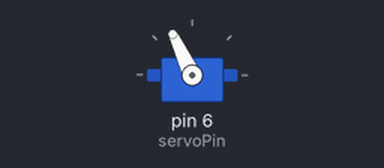
Recording of a sketch running on a simulated Arduino Uno, built with avr-gcc and run on an emulated ATmega328P. Parts: servo.

Above: at 0.05 s.
At 3.2 s:
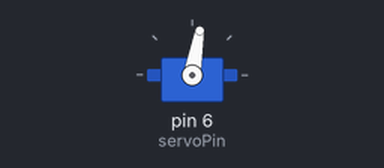
Timing chart, 0 to 7.8 s (numbered marks = the images above):
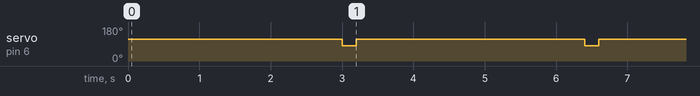

Measured:
- by itself, servo on pin 6 (servoPin): alternates 115° for 3.2 s and 80° for 0.20 s

The sketch:

LCBB_Talking-Skull_2_servo-skull-test.ino
```cpp
/***************************************************
  LCBB_Talking-Skull_servo-skull-test
  By tweeks-pub1@theweeks.org

  Based on open source library:
  Servo.h - by Michael Margolis
 ******************************
  Instructions:
  Servo test is on pin 6
  Uses the test mouthOpened and mouthClosed values you got from LCBB_servo-test
  and lets you fine tune the mechanics of your skull and jaw motion. Includes a
  laughCount(n) function that will cycle the jaw n times.

  Mechanical Config Assumptions:
  Assumes servo is mounted on the skull's right jaw side internally in one of
  the three listed configurations.
 */

// include the servo library
#include "Servo.h"
Servo myServo;  // create a servo object
const int servoPin=6;   // Connecting the servo to this digital I/O pin

//////////////// Different Skull/Servo Configuration Settings //////////////////////////
// uncommend the three config values you think you need for your skull mechanics and
// plug in your mouthOpened and mouthClosed values.

//**** 6" Skull, Right jaw w/servo horn, wire from horn through slit into upper jar tab
//****   -around 60-80 degrees of travel
//int mouthOpened=0 ;    // These values will have to be discovered for your servo configuration.
//int mouthClosed=72 ;   // These values will have to be discovered for your servo configuration.
//int moveDelay=200;     // Amount of time to allow one open or closed move (1/2 cycle)

//**** 6" Skull, Right jaw-joint servo-axis pivot mount
//****    -between 30 - 60 degrees of travel
int mouthClosed=115 ;   // These values will have to be discovered for your servo configuration.
int mouthOpened=80 ;    // These values will have to be discovered for your servo configuration.
int moveDelay=200;      // Amount of time to allow one open or closed move (1/2 cycle)

//**** 3" Skull, Right jaw-joint servo-axis pivot mount
//****    -around 15 degrees of travel
//int mouthClosed=105 ;   // These values will have to be discovered for your servo configuration.
//int mouthOpened=90 ;    // These values will have to be discovered for your servo configuration.
//int moveDelay=100;      // Amount of time to allow one open or closed move (1/2 cycle)


void setup() {
  myServo.attach(servoPin); // attaches the servo on pin 6 to the servo object
  Serial.begin(9600); // open a serial connection to your computer
}


// *************** MAIN LOOP *******************
void loop() {

  myServo.write(mouthClosed);
  delay(3000);                    // Longer delay so you can note your starting closed position.


  myServo.write(mouthOpened);     // one open test
  delay(moveDelay);
  myServo.write(mouthClosed);     // one closed test
  delay(moveDelay);

  //laughCount(4);               // Cycles the jaw in a laughing motion

}


// *************** laughCount() ******************
// Opens & closes 4 times in a laughing motion. (use to set moutOpened/mouthClosed values)
void laughCount(int n){
  for ( int x=1 ; x < (n+1) ; x++){
  myServo.write(mouthOpened);
  delay(moveDelay);
  myServo.write(mouthClosed);
  delay(moveDelay);
  }
}
```
